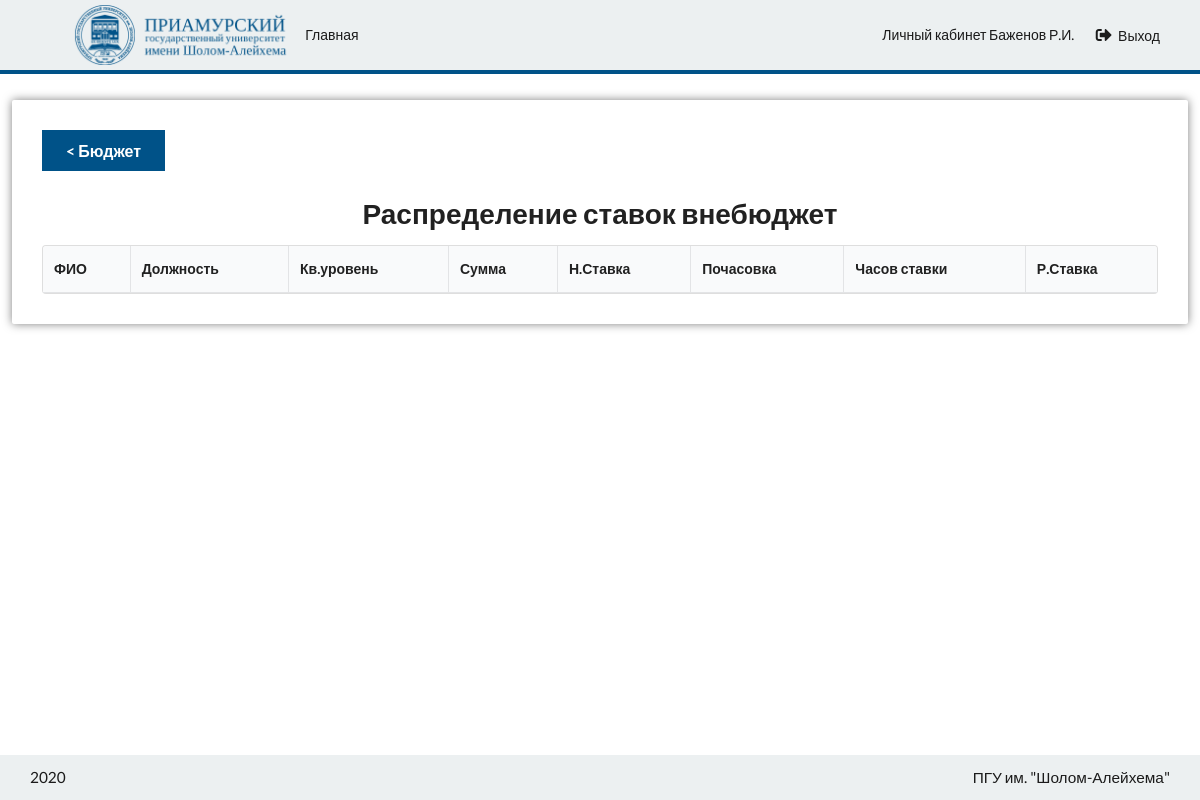
The app's page /disciplines/raspred-stavok/?vne_budget=True (signed in), older data.
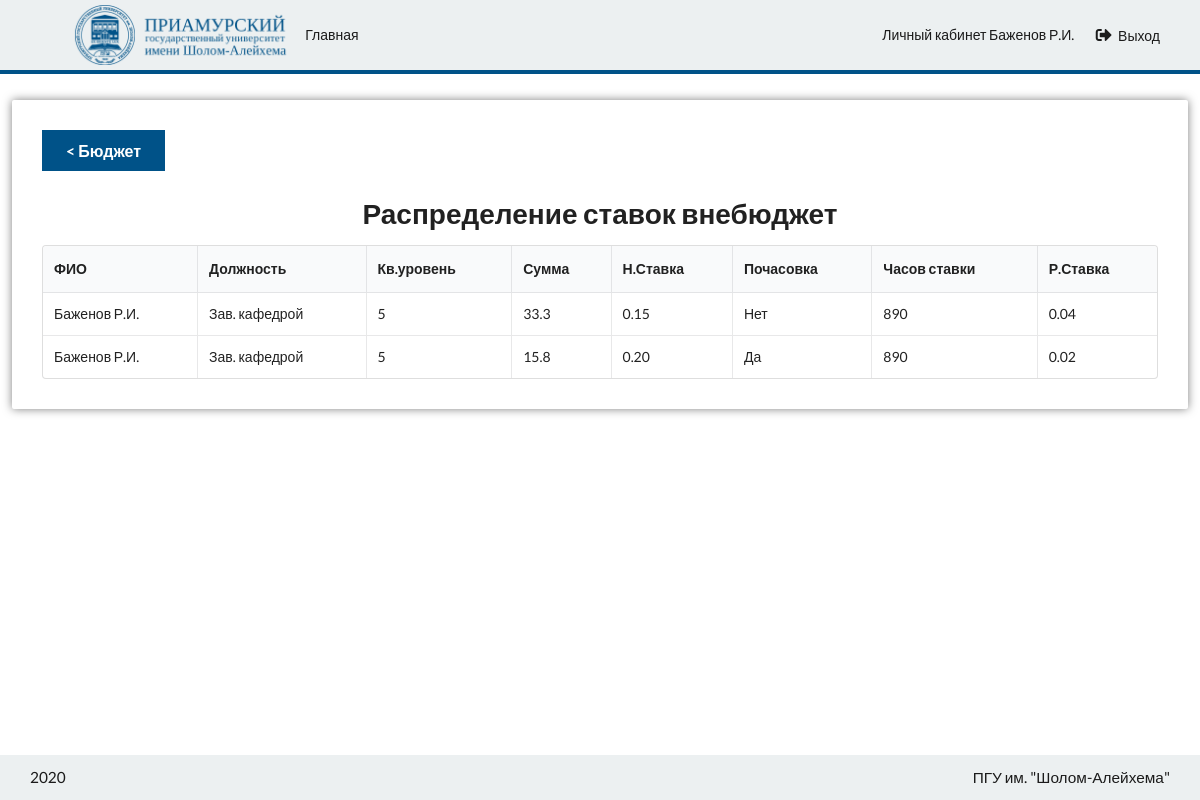
The same page, newer data.
### Prepods/models.py (models this page shows, shortened)
class Prepod(models.Model):
    objects = MyManager()
    DOLZHNOST = [('Зав. кафедрой', 'Зав. кафедрой'), ('Декан', 'Декан'), ('Профессор', 'Профессор'), ('Доцент', 'Доцент'), ('Ст. преподаватель', 'Ст. преподаватель'), ('Ассистент', 'Ассистент')]
    PRAVA = [('raspred', 'Распределение и просмотр'), ('prosmotr', 'Только просмотр по кафедре'), ('None', 'Просмотр своих дисциплин')]
    PKGD = [('pps', 'ППС')]
    UCH_ZVANIE = [('docent', 'доцент'), ('prof', 'профессор'), ]
    user = models.ForeignKey(User, on_delete=models.SET_NULL, null=True, related_name='prepod', blank=True)
    email = models.EmailField(verbose_name='Email', null=True)
    last_name = models.CharField(max_length=64, verbose_name="Фамилия")
    first_name = models.CharField(max_length=64, verbose_name="Имя")
    surname = models.CharField(max_length=64, verbose_name="Отчество")
    fio = models.CharField(max_length=256, verbose_name='ФИО', blank=True, default='')
    dolzhnost = models.CharField(choices=DOLZHNOST, max_length=64, default='Зав. кафедрой')
    kafedra = models.ForeignKey('Disciplines.Kafedra', on_delete=models.SET_NULL, null=True, default=None, blank=True)
    kv_uroven = models.IntegerField(verbose_name="Кв. уровень")
    chasov_stavki = models.IntegerField(verbose_name="Часов ставки")
    pkgd = models.CharField(max_length=32, choices=PKGD, default='pps')
    srok_izbr = models.DateField(null=True)
    uch_stepen = models.CharField(max_length=32, null=True, blank=True)
    uch_zvanie = models.CharField(max_length=32, choices=UCH_ZVANIE, null=True, blank=True)
    dogovor = models.BooleanField(default=False)
    prava = models.CharField(max_length=128, choices=PRAVA, default='None', verbose_name='Права')
    class Meta:
        verbose_name = 'Преподаватель'
        verbose_name_plural = 'Преподаватели'
        ordering = ['last_name']
    def get_fio(self):
        return f'{self.last_name} {self.first_name[0]}.{self.surname[0]}.'

### Disciplines/views.py (the view)
# urls.py: path('raspred-stavok/', raspred_stavok, name='raspred_stavok'),
@login_required
@prepod_only
def raspred_stavok(request):
    vne_budget = request.GET.get('vne_budget')
    group_nagruzki = get_group_nagruzki(request, vne_budget)
    return render(request, 'Disciplines/RaspredStavok.html',
                  {'group_nagruzki': group_nagruzki, 'stavka_range': stavka_range, 'vne_budget': vne_budget})

### Accounts/models.py (called while the page is built)
    def get_fio(self):
        try:
            return self.prepod.first().get_fio()
        except:
            return self.email

### Disciplines/views.py (called while the page is built)
def stavka_range():
    return [round(x * 0.05, 2) for x in range(21)]

### Prepods/templatetags/extra.py (called while the page is built)
@register.filter
def yes_no(val):
    if val:
        return 'Да'
    else:
        return 'Нет'

@register.filter
def div(val1, val2):
    return round(val1/val2, 2)

### templates/Disciplines/RaspredStavok.html (shortened to what this page needs)
{% extends 'base.html' %}
{% load static %}
{% load extra %}
{% block content %}
    <div class="ui container full-width">
        <div class="child-center">
            <div class="raspred-stavok cblock">
                <div class="content">
                    {% if vne_budget %}
                        <a href="/disciplines/raspred-stavok/" class="ui primary button large">< Бюджет</a>
                    {% else %}
                        <a href="/disciplines/raspred-stavok/?vne_budget=True"  class="ui primary button large">< Внебюджет</a>
                    {% endif %}
                    <h1 class="ui center aligned header">Распределение ставок {% if vne_budget %}внебюджет{% else %}бюджет{% endif %}</h1>
                    <div id="list-container" class="sixteen wide table-container">
                        <table class="ui sortable selectable celled table">
                            <thead>
                            <tr>
                                <th>ФИО</th>
                                <th>Должность</th>
                                <th>Кв.уровень</th>
                                <th>Сумма</th>
                                <th>Н.Ставка</th>
                                <th>Почасовка</th>
                                <th>Часов ставки</th>
                                <th>Р.Ставка</th>
                            </tr>
                            </thead>
                            <tbody>
                            {% for group in group_nagruzki %}
                                <tr class="group" style="cursor: pointer">
                                    <td data-name="prepod__fio" data-label="ФИО">{{ group.prepod__fio }}</td>
                                    <td data-name="prepod__dolzhnost"
                                        data-label="Должность">{{ group.prepod__dolzhnost }}</td>
                                    <td data-name="prepod__kv_uroven"
                                        data-label="Кв.уровень">{{ group.prepod__kv_uroven }}</td>
                                    <td data-label="Сумма">{{ group.summary__sum|floatformat }}</td>
                                    <td data-name="n_stavka"
                                        data-label="Н.Ставка">{{ group.n_stavka|floatformat:2 }}</td>
                                    <td data-name="pochasovka" data-label="Почасовка">{{ group.pochasovka|yes_no }}</td>
                                    <td data-name="prepod__chasov_stavki"
                                        data-label="Часов ставки">{{ group.prepod__chasov_stavki }}</td>
                                    <td data-name="r_stavka"
                                        data-label="Р.Ставка">{{ group.summary__sum|div:group.prepod__chasov_stavki }}</td>
                                </tr>
                            {% endfor %}
                            </tbody>
                        </table>
                    </div>
                </div>
            </div>
        </div>
    </div>
{% endblock %}

Row changes from the older to the newer data that the page shows:
now on this page (row edited): Prepod: prepod__fio "Баженов Р.И.", prepod__dolzhnost "Зав. кафедрой", prepod__kv_uroven "5", summary__sum "33.3", n_stavka "0.15", pochasovka|yes_no "Нет", prepod__chasov_stavki "890", summary__sum|div "0.04", summary__sum "15.8", n_stavka "0.20", pochasovka|yes_no "Да", summary__sum|div "0.02"
